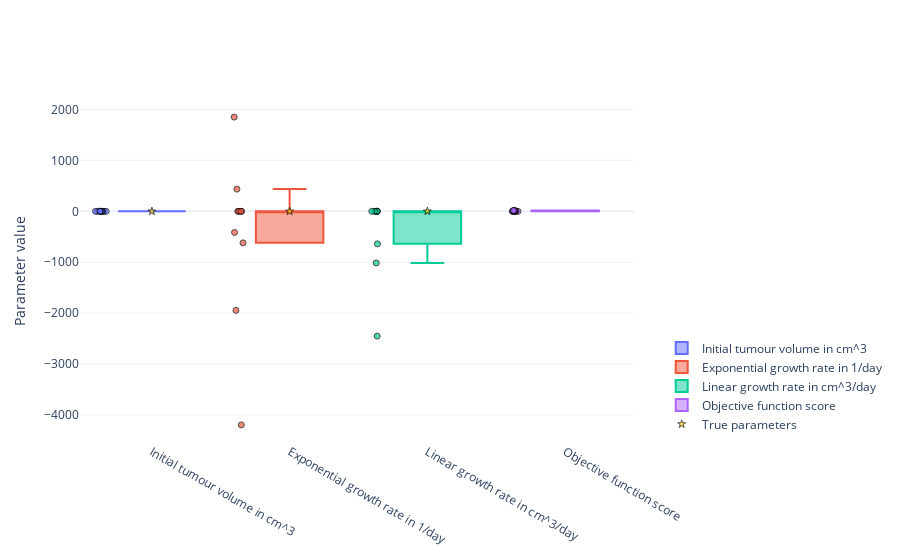

The notebook cell saved with this chart:
### Code cell
#
# Visualisation of the spread of naively optimised model parameters for multiple runs from different initial points.
#
# This cell need the above obtain naive parameter estimates, their scores and the generating parameter values.
# [naive_estimates, naive_estimates_scores, true_parameters]
#

import plotly.graph_objects as go


# Get optimised parameters
estimates = naive_estimates

# Get optimised parameters
scores = naive_estimates_scores

# Create figure
fig = go.Figure()

# Create box plot of for initial tumour volume
fig.add_trace(
    go.Box(
        y=estimates[:, 0],  
        name='Initial tumour volume in cm^3',
        boxpoints='all',
        jitter=0.2,
        pointpos=-1.5,
        visible=True,
        marker=dict(
            symbol='circle',
            opacity=0.7,
            line=dict(color='black', width=1)),
    ))

# Create box plot for lambda_0
fig.add_trace(
    go.Box(
        y=estimates[:, 1],  
        name='Exponential growth rate in 1/day',
        boxpoints='all',
        jitter=0.2,
        pointpos=-1.5,
        visible=True,
        marker=dict(
            symbol='circle',
            opacity=0.7,
            line=dict(color='black', width=1))
    ))

# Create box plot of for exponential tumour growth
fig.add_trace(
    go.Box(
        y=estimates[:, 2],  
        name='Linear growth rate in cm^3/day',
        boxpoints='all',
        jitter=0.2,
        pointpos=-1.5,
        visible=True,
        marker=dict(
            symbol='circle',
            opacity=0.7,
            line=dict(color='black', width=1)),
    ))
    
# Create box plot of for objective function score
fig.add_trace(
    go.Box(
        y=scores,  
        name='Objective function score',
        boxpoints='all',
        jitter=0.2,
        pointpos=-1.5,
        visible=True,
        marker=dict(
            symbol='circle',
            opacity=0.7,
            line=dict(color='black', width=1)),
    ))

# Plot true parameters
fig.add_trace(
    go.Scatter(
        x=[
            'Initial tumour volume in cm^3',
            'Exponential growth rate in 1/day',
            'Linear growth rate in cm^3/day'],
        y=true_parameters,
        name='True parameters',
        hovertemplate=
            "<b>True parameters </b><br>" +
            "Initial tumour volume: %.02f in cm^3<br>" % true_parameters[0] +
            "Exponential growth rate: %.02f in 1/day<br>" % true_parameters[1] +
            "Linear growth rate: %.02f in cm^3/day<br>" % true_parameters[2] +
            "<extra></extra>",
        visible=True,
        marker=dict(
            symbol='star',
            opacity=0.7,
            line=dict(color='black', width=1),
            color='gold'),
        mode="markers",
    ))

# Set figure size
fig.update_layout(
    autosize=True,
    template="plotly_white",
    yaxis_title='Parameter value')

# Position legend
fig.update_layout(legend=dict(
    yanchor="bottom",
    y=0.01,
    xanchor="left",
    x=1.05))

# Show figure
fig.show()

### Figure 1 — Plotly figure (JSON) as saved in the notebook; plotly's stock layout.template omitted (floating-point values rounded to 4 significant figures)
{"data": [{"boxpoints": "all", "jitter": 0.2, "marker": {"line": {"color": "black", "width": 1}, "opacity": 0.7, "symbol": "circle"}, "name": "Initial tumour volume in cm^3", "pointpos": -1.5, "type": "box", "visible": true, "y": [0.03417, 0.03393, 0.14, 0.14, 0.14, 0.14, 0.14, 0.14, 0.9426, 0.14]}, {"boxpoints": "all", "jitter": 0.2, "marker": {"line": {"color": "black", "width": 1}, "opacity": 0.7, "symbol": "circle"}, "name": "Exponential growth rate in 1/day", "pointpos": -1.5, "type": "box", "visible": true, "y": [436.2, 1850.0, 0.28, 0.28, 0.28, -1944.0, -4193.0, 0.28, -413.8, -619.1]}, {"boxpoints": "all", "jitter": 0.2, "marker": {"line": {"color": "black", "width": 1}, "opacity": 0.7, "symbol": "circle"}, "name": "Linear growth rate in cm^3/day", "pointpos": -1.5, "type": "box", "visible": true, "y": [0.101, 0.101, 0.13, 0.13, 0.13, -2450.0, -1014.0, 0.13, 0.06626, -638.8]}, {"boxpoints": "all", "jitter": 0.2, "marker": {"line": {"color": "black", "width": 1}, "opacity": 0.7, "symbol": "circle"}, "name": "Objective function score", "pointpos": -1.5, "type": "box", "visible": true, "y": [0.02884, 0.02889, 2.767e-23, 9.645e-22, 7.138e-22, 15.91, 15.91, 5.091e-22, 3.641, 15.91]}, {"hovertemplate": "<b>True parameters </b><br>Initial tumour volume: 0.14 in cm^3<br>Exponential growth rate: 0.28 in 1/day<br>Linear growth rate: 0.13 in cm^3/day<br><extra></extra>", "marker": {"color": "gold", "line": {"color": "black", "width": 1}, "opacity": 0.7, "symbol": "star"}, "mode": "markers", "name": "True parameters", "type": "scatter", "visible": true, "x": ["Initial tumour volume in cm^3", "Exponential growth rate in 1/day", "Linear growth rate in cm^3/day"], "y": [0.14, 0.28, 0.13]}], "layout": {"autosize": true, "legend": {"x": 1.05, "xanchor": "left", "y": 0.01, "yanchor": "bottom"}, "yaxis": {"title": {"text": "Parameter value"}}}}
